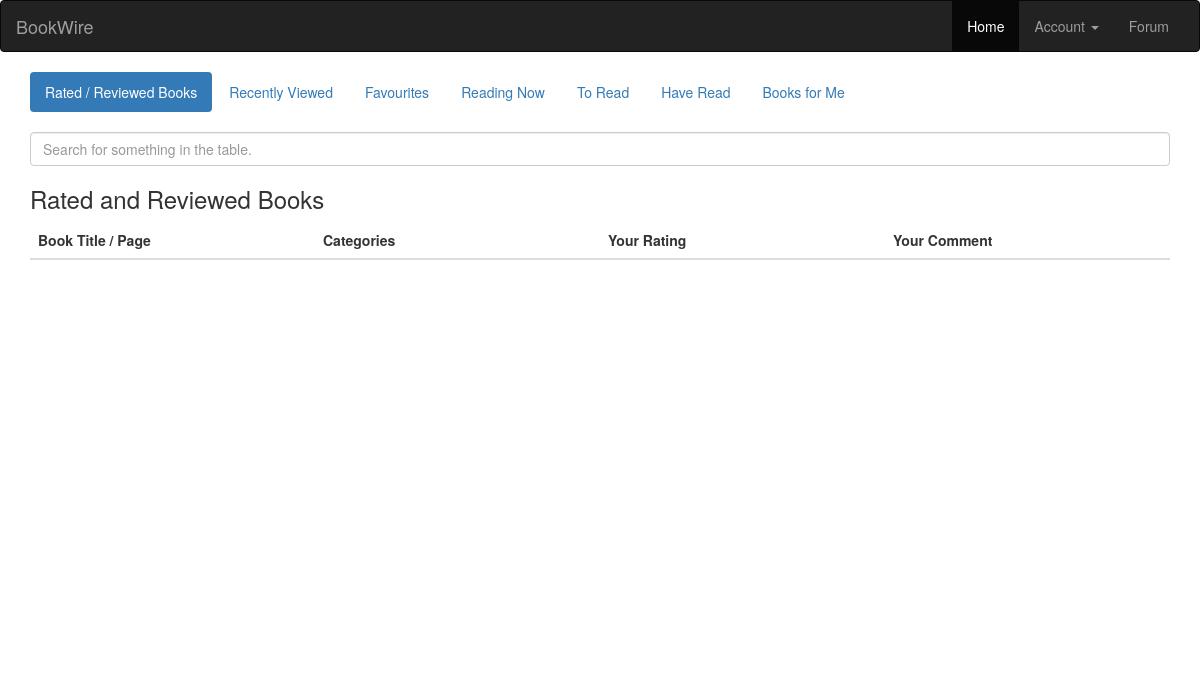
Before: /book/usershelf/ (signed in) with the older database file.
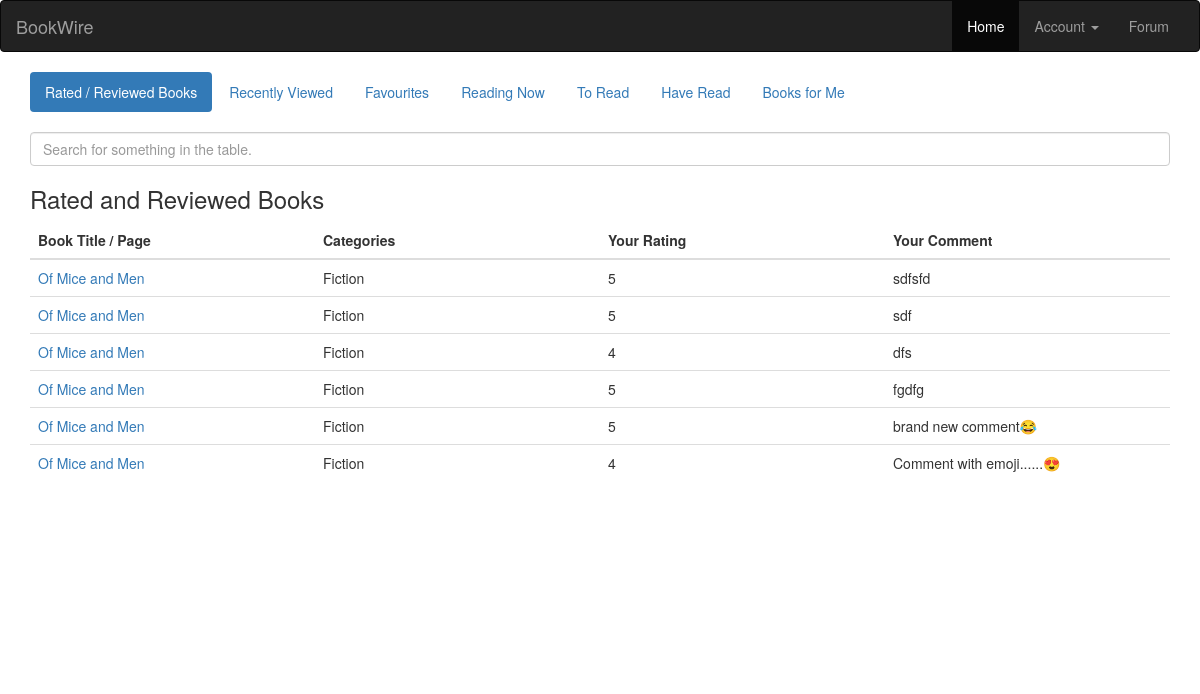
After: the same page with the newer database file.
### book/models.py (models this page shows, shortened)
class Review(models.Model):
	book = models.ForeignKey(Book, on_delete=models.CASCADE)
	user = models.ForeignKey(User, on_delete=models.CASCADE)
	description = models.TextField(max_length=1024)
	rating_value = models.IntegerField()
	created_at = models.DateTimeField()
	likes = models.ManyToManyField(User, related_name='likes')
	dislikes = models.ManyToManyField(User, related_name='dislikes')

class Book(models.Model):
	uid = models.CharField(max_length=64)
	title =  models.CharField(max_length=1024)
	authors = models.CharField(max_length=1024)
	publisher = models.CharField(max_length=1024)
	published_date = models.CharField(max_length=32)
	description = models.CharField(max_length=8192)
	isbn_13 = models.CharField(max_length=32)
	isbn_10 = models.CharField(max_length=32)
	genre = models.CharField(max_length=1024)
	average_rating = models.FloatField()
	ratings_count = models.IntegerField()
	thumbnail = models.CharField(max_length=1024)
	favourites = models.ManyToManyField(User, related_name='favourites')
	readingnow = models.ManyToManyField(User, related_name='readingnow')
	toread = models.ManyToManyField(User, related_name='toread')
	haveread = models.ManyToManyField(User, related_name='haveread')

### book/views.py (the view)
# urls.py: path('usershelf/', views.usershelf, name='usershelf'),
def usershelf(request):
	if 'history' not in request.session:
		request.session['history'] = []
	context = {
		"favourite_book": Book.objects.filter(favourites__id=request.user.pk),
		"have_read_book": Book.objects.filter(haveread__id=request.user.pk),
		"to_read_book": Book.objects.filter(toread__id=request.user.pk),
		"reading_now_book": Book.objects.filter(readingnow__id=request.user.pk),
		"reviewed_book": Review.objects.filter(user=request.user.pk),
		"visited_book": [Book.objects.get(isbn_13=items) for items in request.session['history']]
	}
	return render(request, "usershelf.html", context)

### book/templates/usershelf.html (shortened to what this page needs)
{% extends "account_base.html" %}
{% load staticfiles %}
{% block content %}
<div class="container">
	<ul class="nav nav-pills">
		<li class="active"><a data-toggle="tab" href="#rated">Rated / Reviewed Books</a></li>
		<li><a data-toggle="tab" href="#recently-viewed">Recently Viewed</a></li>
		<li><a data-toggle="tab" href="#favourites">Favourites</a></li>
		<li><a data-toggle="tab" href="#reading-now">Reading Now</a></li>
		<li><a data-toggle="tab" href="#to-read">To Read</a></li>
		<li><a data-toggle="tab" href="#have-read">Have Read</a></li>
		<li><a data-toggle="tab" href="#books-for-me">Books for Me</a></li>
	</ul>
	<br>
	<input id="tablequery" type="text" class="form-control" aria-label="Default" aria-describedby="inputGroup-sizing-default" placeholder="Search for something in the table.">
	<div class="tab-content" style="height: 500px; overflow: auto;">
		<div id="rated" class="tab-pane fade in active">
			<h3>Rated and Reviewed Books</h3>
			<table class="table" id="rated-table" style="table-layout:fixed;">
				<thead>
					<tr>
						<th scope="col">Book Title / Page</th>
						<th scope="col">Categories</th>
						<th scope="col">Your Rating</th>
						<th scope="col">Your Comment</th>
					</tr>
				</thead>
				<tbody id="rated-result">
					{% for review in reviewed_book %}
						<tr id="{{books.isbn_13}}">
							<td scope="row" style="white-space: nowrap; overflow: hidden; text-overflow: ellipsis;">
								<a style='cursor: pointer;' href='/book/bookinstance/{{books.isbn_13}}' > {{review.book.title}} </a>
							</td>
							<td>
								{{review.book.genre}}
							</td>
							<td>
								{{review.rating_value}}
							</td>
							<td>
								{{review.description}}
							</td>
						</tr>
					{% endfor %}
				</tbody>
			</table>
		</div>
	</div>
</div>
{% endblock %}

Changed rows visible on the page:
added Review: book "Of Mice and Men", book.genre "Fiction", rating_value "5", description "sdfsfd"
added Review: book "Of Mice and Men", book.genre "Fiction", rating_value "5", description "sdf"
added Review: book "Of Mice and Men", book.genre "Fiction", rating_value "4", description "dfs"
added Review: book "Of Mice and Men", book.genre "Fiction", rating_value "5", description "fgdfg"
added Review: book "Of Mice and Men", book.genre "Fiction", rating_value "5", description "brand new comment😂"
added Review: book "Of Mice and Men", book.genre "Fiction", rating_value "4", description "Comment with emoji......😍"
